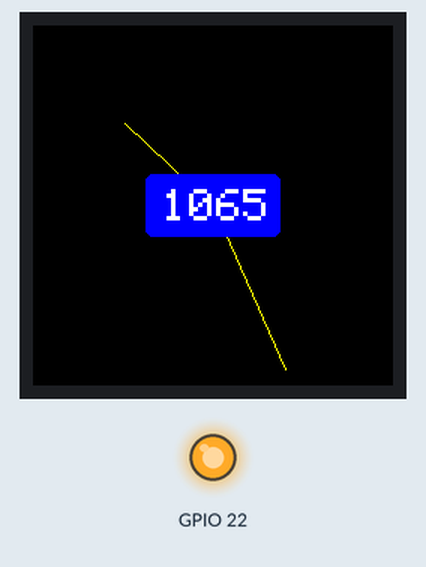
Recording of a program running on a simulated ESP32-C3. On the bench: 240×240 colour display, output pins drawn as LEDs (lit = HIGH).

Above: at 0.2 s.
At 10.4 s:
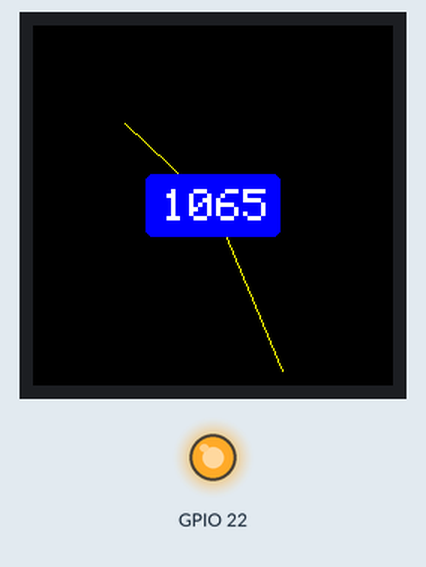
At 30.7 s:
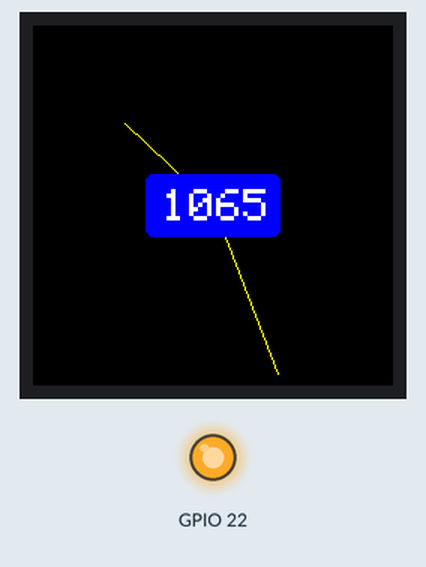
At 61.3 s:
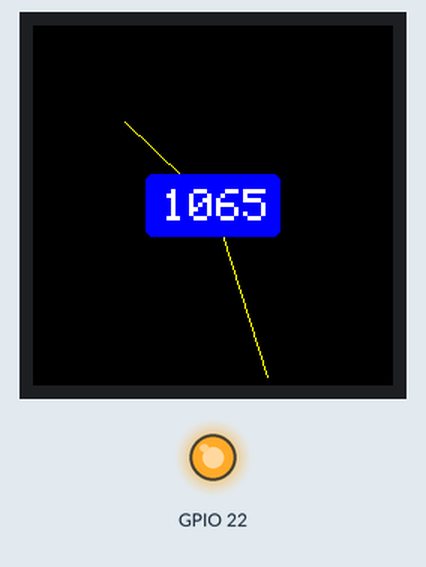
At 91.8 s:
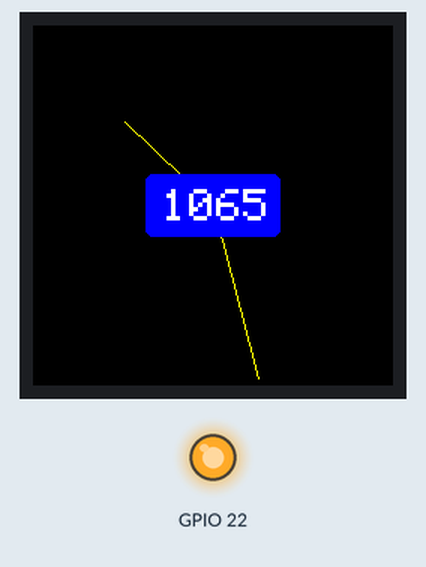
At 122.3 s:
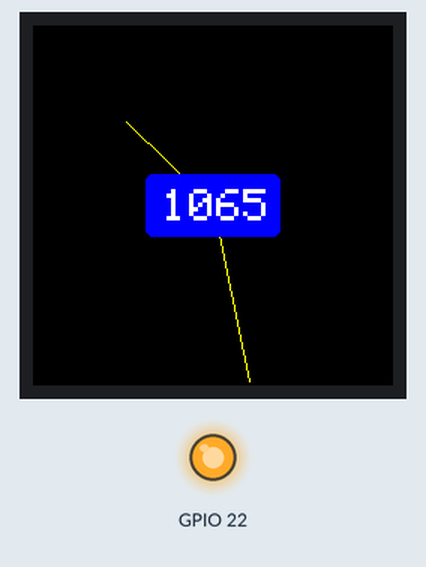

Measured:
- what the display in image 1 shows lasts 10.2 s, from 10.3 s to 20.5 s

The program:

main.cpp
```cpp
#include <Arduino.h>
#include <Arduino_GFX_Library.h>
#include <TimeLib.h>

#define LCD_WIDTH   240
#define LCD_HEIGHT  240
#define GFX_BL      DF_GFX_BL
Arduino_DataBus *bus = new Arduino_ESP32SPI(2 /* DC */, 10 /* CS */, 6 /* SCK */, 7 /* MOSI */, GFX_NOT_DEFINED /* MISO */);
Arduino_GFX *output_display = new Arduino_GC9A01(bus, GFX_NOT_DEFINED /* RST */, 0 /* rotation */, true /* IPS */);
Arduino_GFX *gfx = new Arduino_Canvas_3bit(LCD_WIDTH, LCD_HEIGHT, output_display, 0 /* output_x */, 0 /* output_y */);

unsigned long last_millis = 0;
time_t last_time = 0;

static const tmElements_t Ende = {
  0,
  0,
  12,
  6,   // day of week, sunday is day 1
  31,
  7,
  56, //2026 - 1970
};

// static const tmElements_t Ende = {
//   0,
//   0,
//   12,
//   6,   // day of week, sunday is day 1
//   28,
//   2,
//   78, //2026 - 1970
// };

static const tmElements_t Now = {
  0,
  26,
  10,
  5,   // day of week, sunday is day 1
  31,
  8,
  53,  //2023 - 1970
};

union Color
{
    struct Colors
    {
        uint16_t    red:5;
        uint16_t    green:6;
        uint16_t    blue:5;
    };
    uint16_t value;
};


void setup() {
  // put your setup code here, to run once:
  last_time = makeTime(Now);
  setTime(last_time);
  last_millis = millis();

  pinMode(GFX_BL, OUTPUT);
  digitalWrite(GFX_BL, HIGH);
  gfx->begin();
  gfx->fillScreen(BLACK);
  gfx->setTextSize(3);
}

void loop() {
  // put your main code here, to run repeatedly:
  setTime(last_time + (millis()-last_millis) / 1000);
  time_t noch = elapsedDays(makeTime(Ende) - now());
  gfx->fillScreen(BLACK);
  double x = sin(PI / 30.0 * (minute() + second() / 60.0)) * LCD_WIDTH / 2.0 + LCD_WIDTH / 2.0;
  double y = (cos(PI / 30.0 * (minute() + second() / 60.0)) * LCD_HEIGHT / 2.0) * -1.0 + LCD_HEIGHT / 2.0;
  gfx->drawLine(LCD_WIDTH/2, LCD_HEIGHT/2, x, y, YELLOW);
  x = sin(PI / 6.0 * (hour() + minute() / 60.0)) * LCD_WIDTH / 3.0 + LCD_WIDTH / 2.0;
  y = (cos(PI / 6.0 * (hour()  + minute() / 60.0)) * LCD_HEIGHT / 3.0) * -1.0 + LCD_HEIGHT / 2.0;
  gfx->drawLine(LCD_WIDTH/2, LCD_HEIGHT/2, x, y, YELLOW);
  gfx->fillRoundRect(75, 99, 90, 42, 5, BLUE);
  gfx->setCursor(86, 109);
  gfx->printf("%d", noch);
  gfx->flush();
  delay(10000);
}
```
